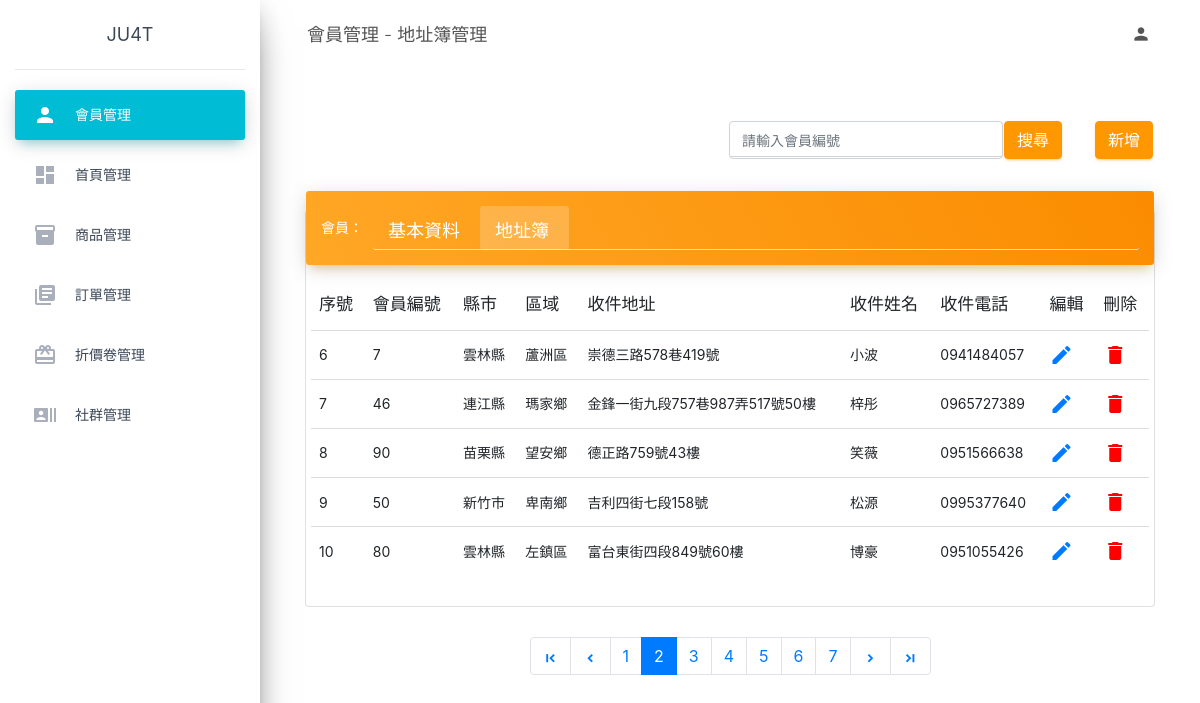
Before: /members/members-address.php?page=2 with the older database file.
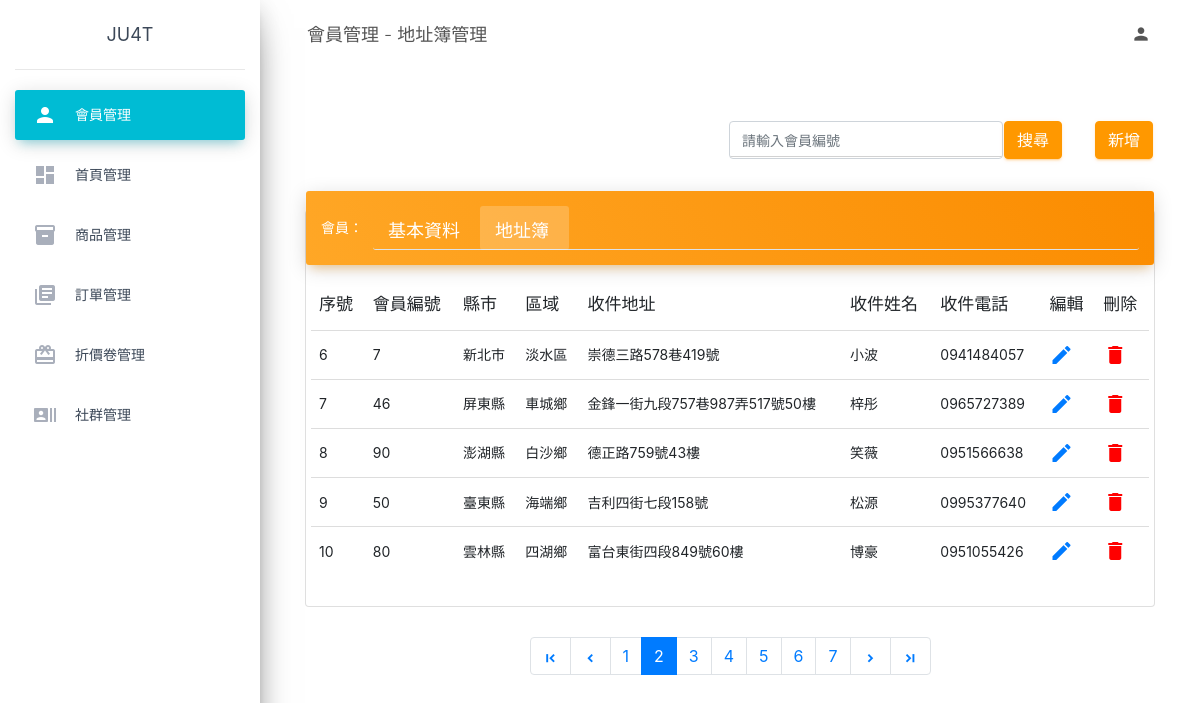
After: the same page with the newer database file.
### tables this page shows
CREATE TABLE `member_address` (
  `sid` int(11) NOT NULL,
  `member_sid` int(11) DEFAULT NULL,
  `counties_sid` int(11) DEFAULT NULL,
  `district_sid` int(11) DEFAULT NULL,
  `receive_location` varchar(100) DEFAULT NULL,
  `receive_name` varchar(100) DEFAULT NULL,
  `receive_phone` char(10) DEFAULT NULL
);

CREATE TABLE `member_counties` (
  `sid` int(11) NOT NULL,
  `counties` varchar(100) DEFAULT NULL
);

CREATE TABLE `member_districts` (
  `sid` int(11) NOT NULL,
  `counties_sid` int(11) NOT NULL,
  `districts` varchar(100) NOT NULL,
  `postal_code` char(3) NOT NULL
);

### members/members-address.php (the view, shortened to what the changed rows need)
<?php
require __DIR__ . '/../db_connect.php';
?>
<?php include('../parts/html-head.php') ?>
<?php include('../parts/html-nav.php') ?>
<div>
    <?php
    $page = isset($_GET['page']) ? intval($_GET['page']) : 1;
    $search = isset($_GET['search']) ? $_GET['search'] : '';
    $searchv = (intval($search) === 0)? "" :sprintf(" HAVING ma.member_sid=%s ",intval($search) ) ;
    $perPage = 5;
    $p_sql = sprintf(
        "SELECT
        ma.sid,
        ma.member_sid,
        ml.account ,
        md.postal_code,
        mc.counties ,
        md.districts,
        ma.receive_location,
        ma.receive_name,
        ma.receive_phone
         FROM member_address ma
         JOIN member_list ml on ma.member_sid = ml.sid
         JOIN member_counties mc on ma.counties_sid = mc.sid
         JOIN member_districts md on ma.district_sid = md.sid
         %s
         ORDER BY ma.sid ASC
         LIMIT %s, %s",
        $searchv,
        ($page - 1) * $perPage,
        $perPage
    );
    $stmt = $pdo->query($p_sql);
    $rows = $stmt->fetchAll();
    ?>
    <div class="container">
        <div class="row">
            <div class="col-md-12">
                <div class="card card-plain">
                    <div class="card-body" id="data">
                        <div class="table-responsive">
                            <table class="table table-hover">
                                <thead class="">
                                    <th scope="col">序號</th>
                                    <th scope="col">會員編號</th>
                                    <th scope="col">縣市</th>
                                    <th scope="col">區域</th>
                                    <th scope="col">收件地址</th>
                                    <th scope="col">收件姓名</th>
                                    <th scope="col">收件電話</th>
                                    <th scope="col">編輯 </th>
                                    <th scope="col">刪除 </th>
                                </thead>
                                <tbody>
                                    <?php foreach ($rows as $r) : ?>
                                        <tr>
                                            <td><?= $r['sid'] ?></td>
                                            <td><?= $r['member_sid'] ?></td>
                                            <td><?= $r['counties'] ?></td>
                                            <td><?= $r['districts'] ?></td>
                                            <td><?= $r['receive_location'] ?></td>
                                            <td><?= $r['receive_name'] ?></td>
                                            <td><?= $r['receive_phone'] ?></td>
                                            <td>
                                            <a href="members-address-edit.php?sid=<?= $r['sid'] ?>">
                                                    <span class="material-icons">edit</span>
                                                </a>
                                            </td>
                                            <td>
                                                <a href="javascript: del_it(<?= $r['sid'] ?>)">
                                                    <span class="material-icons" style="color:red">
                                                    </span>
                                                </a>
                                            </td>
                                        </tr>
                                    <?php endforeach ?>
                                </tbody>
                            </table>
                        </div>
                    </div>
                </div>
            </div>
        </div>
    </div>
    <?php include('../parts/html-foot.php') ?>

Changed rows visible on the page:
changed member_address "崇德三路578巷419號": counties_sid.counties "雲林縣" → "新北市"; district_sid.districts "蘆洲區" → "淡水區"
changed member_address "金鋒一街九段757巷987弄517號50樓": counties_sid.counties "連江縣" → "屏東縣"; district_sid.districts "瑪家鄉" → "車城鄉"
changed member_address "德正路759號43樓": counties_sid.counties "苗栗縣" → "澎湖縣"; district_sid.districts "望安鄉" → "白沙鄉"
changed member_address "吉利四街七段158號": counties_sid.counties "新竹市" → "臺東縣"; district_sid.districts "卑南鄉" → "海端鄉"
changed member_address "富台東街四段849號60樓": district_sid.districts "左鎮區" → "四湖鄉"
